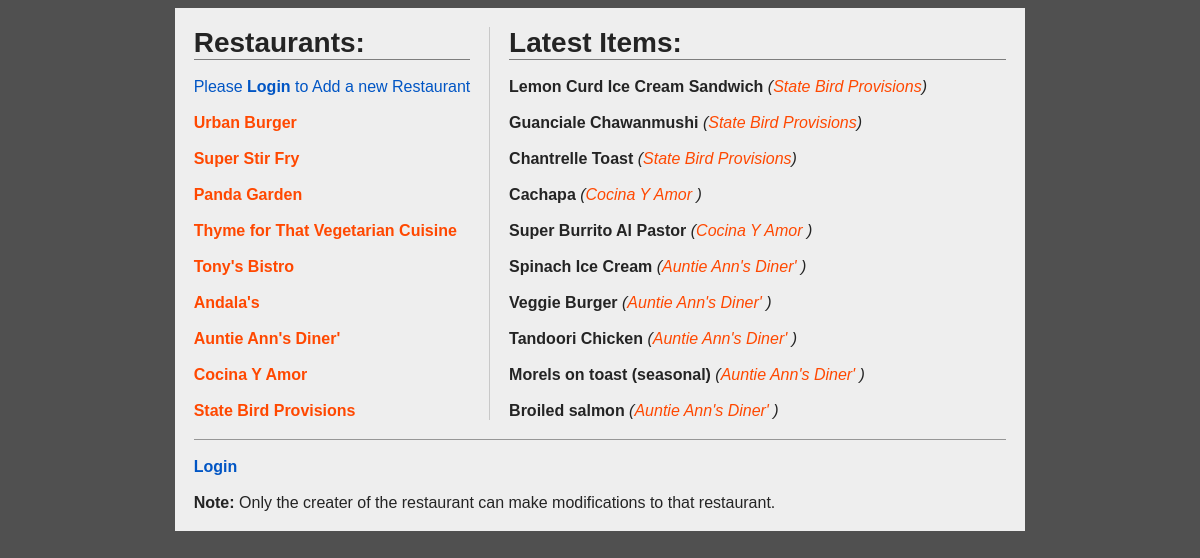
The app's page /restaurants/, older data.
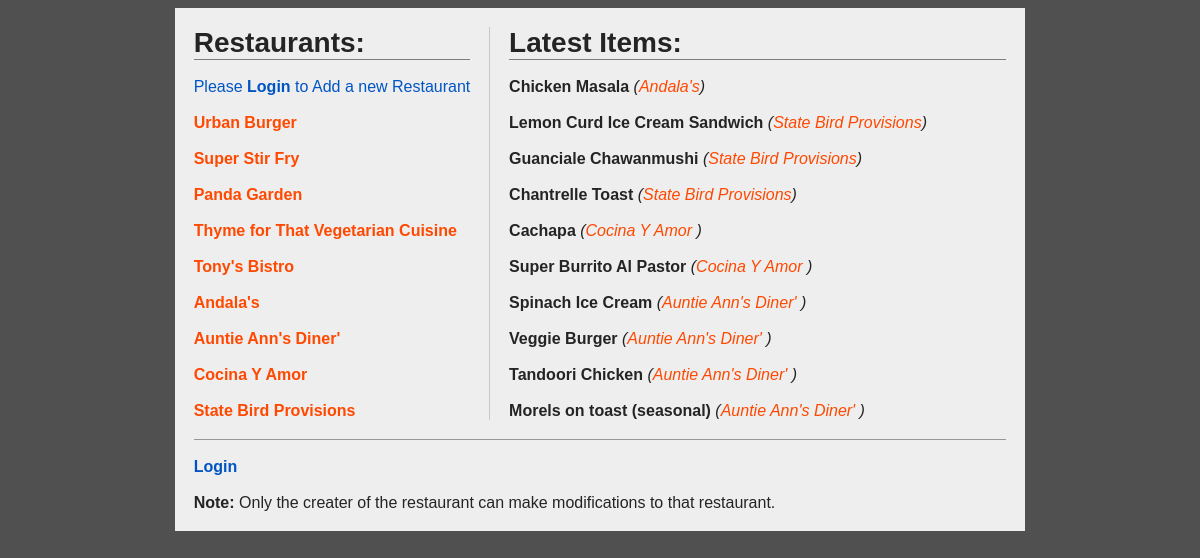
The same page, newer data.
### database_setup.py (models this page shows, shortened)
class Restaurant(Base):
    __tablename__ = 'restaurant'
    id = Column(Integer, primary_key=True)
    name = Column(String(250), nullable=False)
    creater_id = Column(String(250), ForeignKey('user.id'))
    creater = relationship(User)

class MenuItem(Base):
    __tablename__ = 'menu_item'
    name = Column(String(80), nullable=False)
    id = Column(Integer, primary_key=True)
    description = Column(String(250))
    price = Column(String(8))
    course = Column(String(250))
    time_of_entry = Column(DateTime, default=datetime.datetime.utcnow)
    restaurant_id = Column(Integer, ForeignKey('restaurant.id'))
    restaurant = relationship(Restaurant)
    creater_id = Column(String(80), ForeignKey('user.id'))
    creater = relationship(User)

### flask_app.py (the view)
@app.route(all_res_path, methods=['GET'])
def allResPg():
    all_res = db_session.query(Restaurant)
    if all_res:
        items = db_session.query(MenuItem, Restaurant).join(Restaurant).\
            order_by(desc(MenuItem.time_of_entry)).limit(10).all()
        if items:
            local_id = 0
            logged_in = False
            if 'username' in session:
                local_id = getLocalID(session['email'])
                logged_in = True
            return render_template(
                    'all_res.html',
                    logged_in=logged_in,
                    all_res=all_res,
                    user_id=local_id,
                    items=items
                )
    return redirect(url_for('index'))

### flask_app.py (called while the page is built)
@app.context_processor
def override_url_for():
    return dict(url_for=dated_url_for)

def dated_url_for(endpoint, **values):
    if endpoint == 'static':
        filename = values.get('filename', None)
        if filename:
            file_path = os.path.join(app.root_path,
                                     endpoint, filename)
            values['q'] = int(os.stat(file_path).st_mtime)
    return url_for(endpoint, **values)

### templates/all_res.html (shortened to what this page needs)
<!DOCTYPE html>
  <head>
    <link
      rel=stylesheet
      type=text/css
      href="{{ url_for('static', filename='styles.css') }}">
  </head>
  <body>
    <main>
      <section class="two-columns-layout">
        <nav class="first-column">
          <h1>Restaurants:</h1>
          <br>
          {% if logged_in == False %}
          <a class="edit-link" href="{{url_for('loginPg')}}">
            Please <b>Login</b> to Add a new Restaurant
          </a>
          {% else %}
          <a class="edit-link" href="{{url_for('addResPg')}}">
            <b>Add Restaurant</b>
          </a>
          {% endif %}
          <br>
          {% for res in all_res %}
          <br>
          <a href="{{url_for('resPg', res_id = res.id)}}">
            <b>{{res.name}}</b>
          </a><br>
          {% endfor %}
        </nav>
        <article class="second-column">
          <h1>Latest Items:</h1>
          {% for item, res in items %}
          <br>
          <p>
            <b>{{item.name}}</b>
            <i> (<a href="{{url_for('resPg', res_id = res.id)}}">{{res.name}}</a>)
            </i>
          </p>
          {% endfor %}
        </article>
      </section>
      <footer>
        <br>
        {% if logged_in == True %}
        <a class="edit-link" href="{{url_for('disconnectPg')}}">
          Logout
        </a>
        {% else %}
        <a class="edit-link" href="{{url_for('loginPg')}}">
          <b>Login</b>
        </a>
        {% endif %}
        <br><br>
        <p>
          <b>Note:</b> Only the creater of the restaurant can make
            modifications to that restaurant.
        </p>
      </footer>
    </main>
  </body>
</html>

Row changes from the older to the newer data that the page shows:
no longer on this page (row unchanged): MenuItem: name "Broiled salmon", name "Auntie Ann's Diner'"
now on this page (row edited): MenuItem: name "Chicken Masala", name "Andala's"
